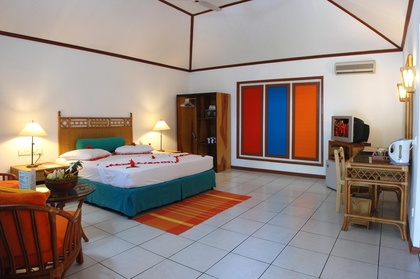
%> input picture Program/room1.jpg, 420 x 279 px, shrunk from 700 x 465 before the run
$ octave prog.m   (GNU Octave 9; MATLAB toolbox functions it lacks are replaced by stand-ins)
%> lines starting %> are read from the running program, lines starting %| are printed output that depends on the picture
### Program/drawline.m
function img = drawline(img, r1,c1, r2,c2)

% Draws a white line segment in the image
% characterized by two points
% (r1,c1)  and (r2,c2).

image = zeros(size(img));
[h,w,c] = size(img);
rr = [r1,r2];
cc = [c1,c2];

% calculate number of samples
deltar   = rr(2) - rr(1);
deltac   = cc(2) - cc(1);
line_len = sqrt(deltar.^2+deltac.^2);

for t=linspace(0,1,line_len*2)

    % find pixel to color
    r = round(rr(1) + t*deltar);
    c = round(cc(1) + t*deltac);

    % clip to draw within image boundaries
    if(r < 1 || r > size(img,1) || ...
       c < 1 || c > size(img,2) )
        continue;
    end

    % color the pixel white
    image(r,c) = uint8(255);

end

img = uint8(max(double(image), double(img)));

### Program/prog.m
t = cputime;

%img = rgb2gray(imread('room.jpg'));
%img = img(1:6:end, 1:6:end); %reduce image size

img = rgb2gray(imread('room1.jpg'));
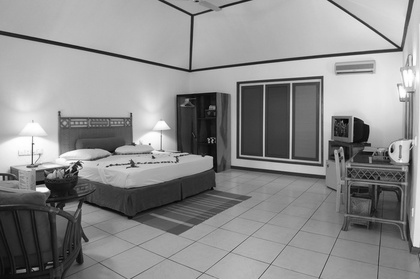
%> img: size 279x420 uint8; min 1, max 255, mean 140.8

% [10 lines of commented-out code are left out]
filter = fspecial('gaussian',[3 3], 0.3);
filteredimage = imfilter(img, filter, 'replicate');

% Display Image
figure(1); clf;
image1 = filteredimage;
imshow(image1);

% Edge Detection
[img,thresh] = edge(img,'canny',0.03,'thinning');
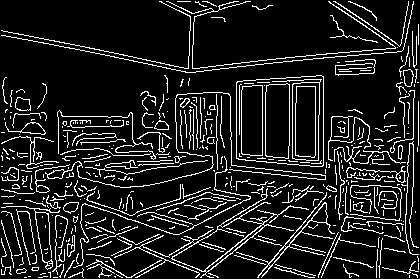
%> img: size 279x420 logical; 12.3% white in thin lines or dots
%> thresh = [0.012 0.03]

figure(2); clf;
imshow(img);

% Hough Transform

[H,T,R] = hough(img, 'ThetaResolution', 1, 'RhoResolution', 1);
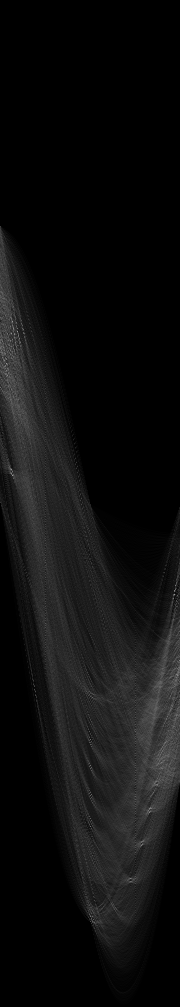
%> H: size 1007x180 double; min 0, max 156, mean 14.3
%> T = 180 values from -90 to 89; R = 1007 values from -503 to 503

P = houghpeaks(H,10, 'Threshold', ceil(0.3*max(H(:))));
%> P = [476 13; 322 13; 332 18; 364 7; 595 175; 334 12; 376 8; 813 150; 676 178; 335 15]

% View Hough transform

figure(3); clf;
HH = (max(H(:))-H).^2;
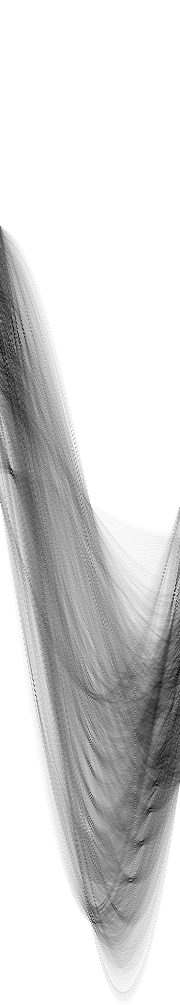
%> HH: size 1007x180 double; min 0, max 24336, mean 20501.2; drawn with min black and max white
imshow(HH/double(max(HH(:))),[],'XData',T,'YData',R,'InitialMagnification','fit');
xlabel('\theta'), ylabel('\rho');
axis on, axis normal, hold on;
plot(T(P(:,2)),R(P(:,1)),'s','color','red');
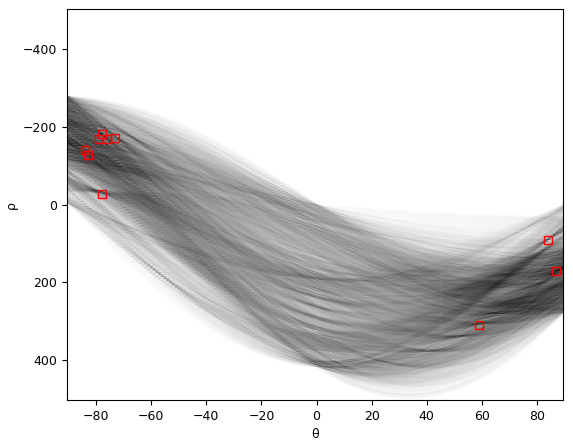
%> figure redrawn from the program's plot data

% extract actual rho/theta values for peaks
thetas = (T(P(:,2))*pi/180)'; % in radians
%> thetas = [-1.36; -1.36; -1.27; -1.47; 1.47; -1.38; -1.45; 1.03; 1.52; -1.33]
rhos   = (R(P(:,1)))';
%> rhos = [-28; -182; -172; -140; 91; -170; -128; 309; 172; -169]
numPks = length(thetas);
%> numPks = 10

% draw lines corresponding to peaks
lines = image1;
for pk=1:numPks
    rho   = rhos(pk);
    theta = thetas(pk);

    % plot the line
    x1 = 1;
    x2 = size(lines, 2);
    y1 = rho/sin(theta) - x1*cos(theta)/sin(theta);
    y2 = rho/sin(theta) - x2*cos(theta)/sin(theta);

    % Vertical Image
    if(abs(sin(theta)) < 1e-5)
        disp('Vertical line!');
        continue;
    end

    [rho, theta, x1, y1, x2, y2];
    lines = drawline(lines,y1,x1,y2,x2);
end
%> this loop made 10 passes
%> (rho, theta, y1, y2, deltar in drawline, line_len in drawline) on passes 1 to 10: (-28, -1.36, 28.84, 117.9, 89.06, 428.4), (-182, -1.36, 186.3, 275.3, 89.06, 428.4), (-172, -1.27, 180.2, 308.3, 128.1, 438.1), (-140, -1.47, 140.9, 184.9, 44.04, 421.3), (91, 1.47, 91.4, 47.36, -44.04, 421.3), (-170, -1.38, 173.4, 254.8, 81.45, 426.8), (-128, -1.45, 129.1, 180.5, 51.45, 422.1), (309, 1.03, 359.9, 108.1, -251.8, 488.8), (172, 1.52, 172.2, 150.2, -21.96, 419.6), (-169, -1.33, 174.4, 278.9, 104.5, 431.8)
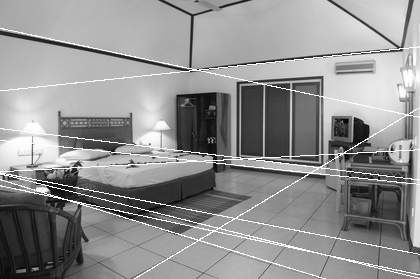
%> lines: size 279x420 uint8; min 1, max 255, mean 145.5
figure(1); clf;
imshow(lines);

% Convex Optimization
% consider the following convex optimization model:
% minimize ?Ax?b?2 subject to Cx=d ?x???e
% DEMO CODE
% m = 20; n = 10; p = 4;
% A = randn(m,n); b = randn(m,1);
% C = randn(p,n); d = randn(p,1); e = rand;
% cvx_begin
%   variable x(n)
%   minimize( norm( A * x - b, 2 ) )
%   subject to
%   C * x == d
%   norm( x, Inf ) <= e
% cvx_end


% calculate least-squares intersection
A = [cos(thetas), sin(thetas)];
%> A = [0.208 -0.978; 0.208 -0.978; 0.292 -0.956; 0.105 -0.995; 0.105 0.995; 0.191 -0.982; 0.122 -0.993; 0.515 0.857; 0.0523 0.999; 0.242 -0.97]
cvx_begin;
%> (this line was passed over: cvx_begin is not available in this run)
    cvx_quiet true;
%> (this line was passed over: cvx_quiet is not available in this run)
    variable xls(2);
%> (this line was passed over: variable is not available in this run)
    minimize(norm(A*xls-rhos,2));
%> (this line was passed over: xls is not available in this run)
cvx_end;
%> (this line was passed over: cvx_end is not available in this run)

% calculate the weighted least-squares intersection
% using the hough peak values as the weights
W = diag(diag(H(P(:,1),P(:,2))));
cvx_begin;
%> (this line was passed over: cvx_begin is not available in this run)
%> (the run ends here)

$ run again, with Program/room2.jpg copied over Program/room1.jpg
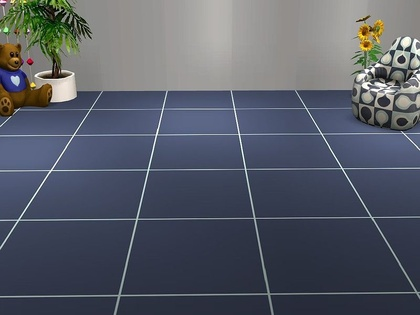
%> input picture Program/room2.jpg, 420 x 315 px, shrunk from 800 x 600 before the run
%> `[img,thresh] = edge(img,'canny',0.03,'thinning');`:
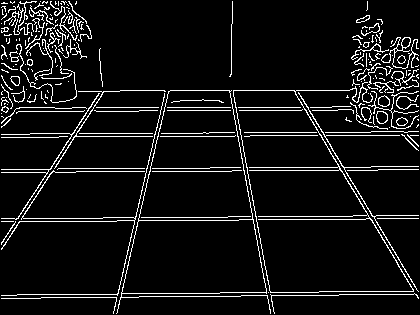
%> img: size 315x420 logical; 7.4% white in thin lines or dots
%> thresh = [0.012 0.03]
%> T = 180 values from -90 to 89; R = 1049 values from -524 to 524
%> P = [418 1; 435 1; 733 60; 709 104; 698 180; 663 180; 231 1; 747 180; 658 124; 736 81]
%> thetas = [-1.57; -1.57; -0.541; 0.227; 1.55; 1.55; -1.57; 1.55; 0.576; -0.175]
%> rhos = [-107; -90; 208; 184; 173; 138; -294; 222; 133; 211]
%> numPks = 10
%> the loop `for pk=1:numPks` made 10 passes
%> (rho, theta, y1, y2, deltar in drawline, line_len in drawline) on passes 1 to 8: (-107, -1.57, 107, 107, 2.84e-14, 419), (-90, -1.57, 90, 90, 2.84e-14, 419), (208, -0.541, -402.2, 295.1, 697.3, 813.5), (184, 0.227, 813.6, -1001.3, -1814.9, 1862.6), (173, 1.55, 173, 165.7, -7.31, 419.1), (138, 1.55, 138, 130.7, -7.31, 419.1), (-294, -1.57, 294, 294, 0, 419), (222, 1.55, 222, 214.7, -7.31, 419.1)
%> after the loop `for pk=1:numPks`:
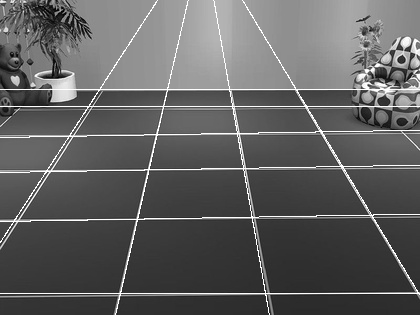
%> lines: size 315x420 uint8; min 1, max 255, mean 95.8
%> A = [6.12e-17 -1; 6.12e-17 -1; 0.857 -0.515; 0.974 0.225; 0.0175 1; 0.0175 1; 6.12e-17 -1; 0.0175 1; 0.839 0.545; 0.985 -0.174]

$ run again, with Program/room3.jpg copied over Program/room1.jpg
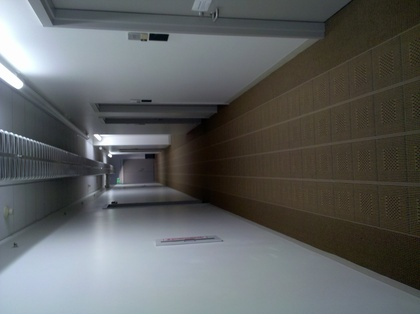
%> input picture Program/room3.jpg, 420 x 314 px, shrunk from 2592 x 1936 before the run
%> `[img,thresh] = edge(img,'canny',0.03,'thinning');`:
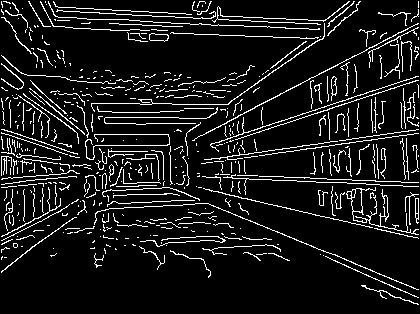
%> img: size 314x420 logical; 9.8% white in thin lines or dots
%> thresh = [0.012 0.03]
%> T = 180 values from -90 to 89; R = 1049 values from -524 to 524
%> P = [387 14; 711 173; 730 163; 414 23; 736 154; 518 4; 740 146; 358 3; 498 3; 424 2]
%> thetas = [-1.34; 1.43; 1.26; -1.19; 1.1; -1.52; 0.96; -1.54; -1.54; -1.55]
%> rhos = [-138; 186; 205; -111; 211; -7; 215; -167; -27; -101]
%> numPks = 10
%> the loop `for pk=1:numPks` made 10 passes
%> (rho, theta, y1, y2, deltar in drawline, line_len in drawline) on passes 1 to 8: (-138, -1.34, 141.9, 238.6, 96.73, 430), (186, 1.43, 187.7, 128.8, -58.89, 423.1), (205, 1.26, 215.2, 79.08, -136.1, 440.6), (-111, -1.19, 120.1, 289.4, 169.3, 451.9), (211, 1.1, 236.3, 22.81, -213.5, 470.3), (-7, -1.52, 7.06, 29.02, 21.96, 419.6), (215, 0.96, 261.8, -31.62, -293.4, 511.5), (-167, -1.54, 167.1, 181.8, 14.63, 419.3)
%> after the loop `for pk=1:numPks`:
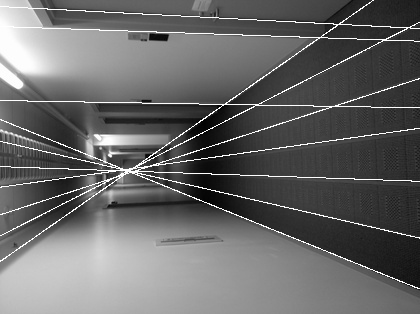
%> lines: size 314x420 uint8; min 0, max 255, mean 103.4
%> A = [0.225 -0.974; 0.139 0.99; 0.309 0.951; 0.375 -0.927; 0.454 0.891; 0.0523 -0.999; 0.574 0.819; 0.0349 -0.999; 0.0349 -0.999; 0.0175 -1]
